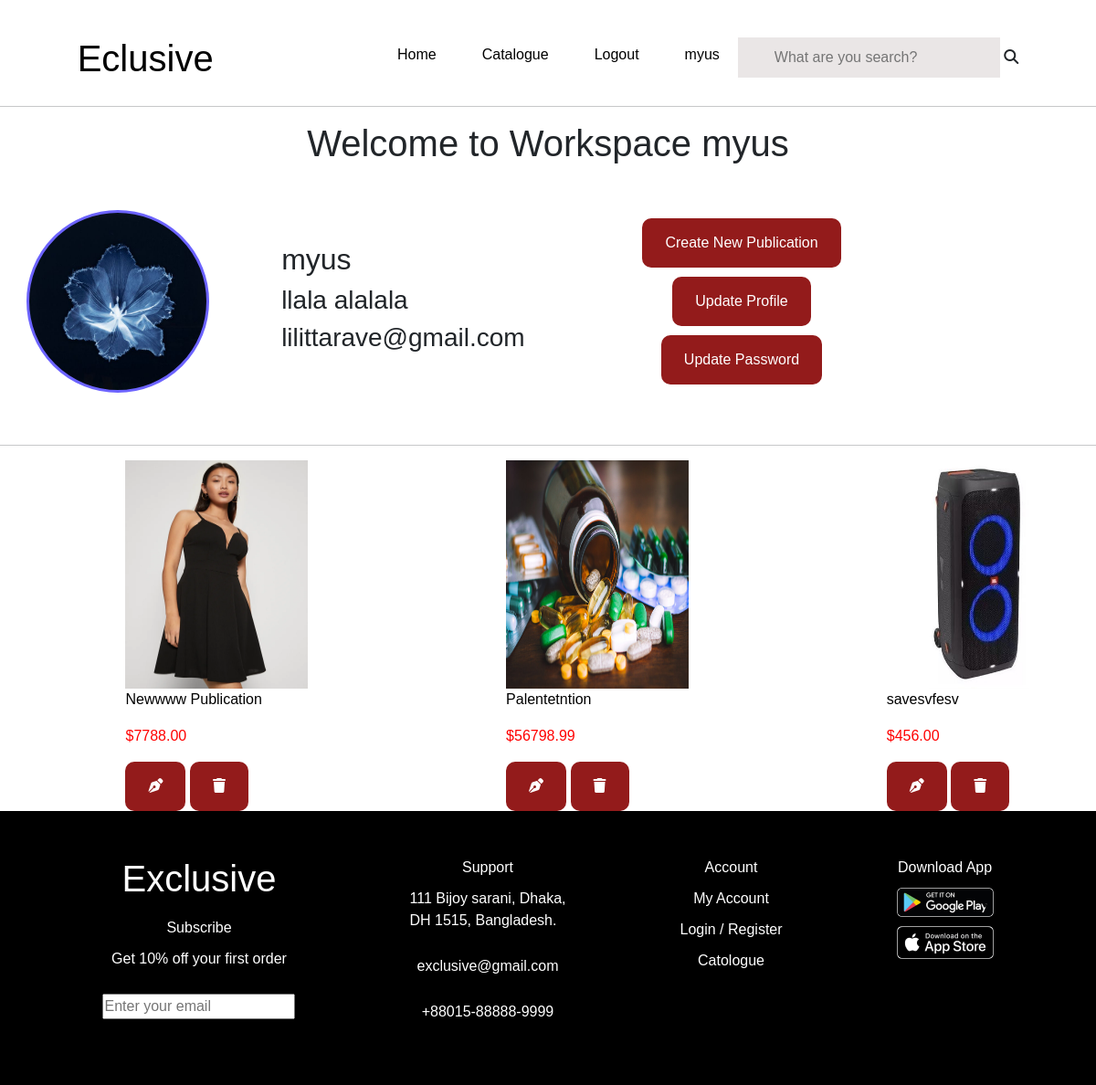
/workspace/main/ (signed in), run on an earlier commit of the app's database.
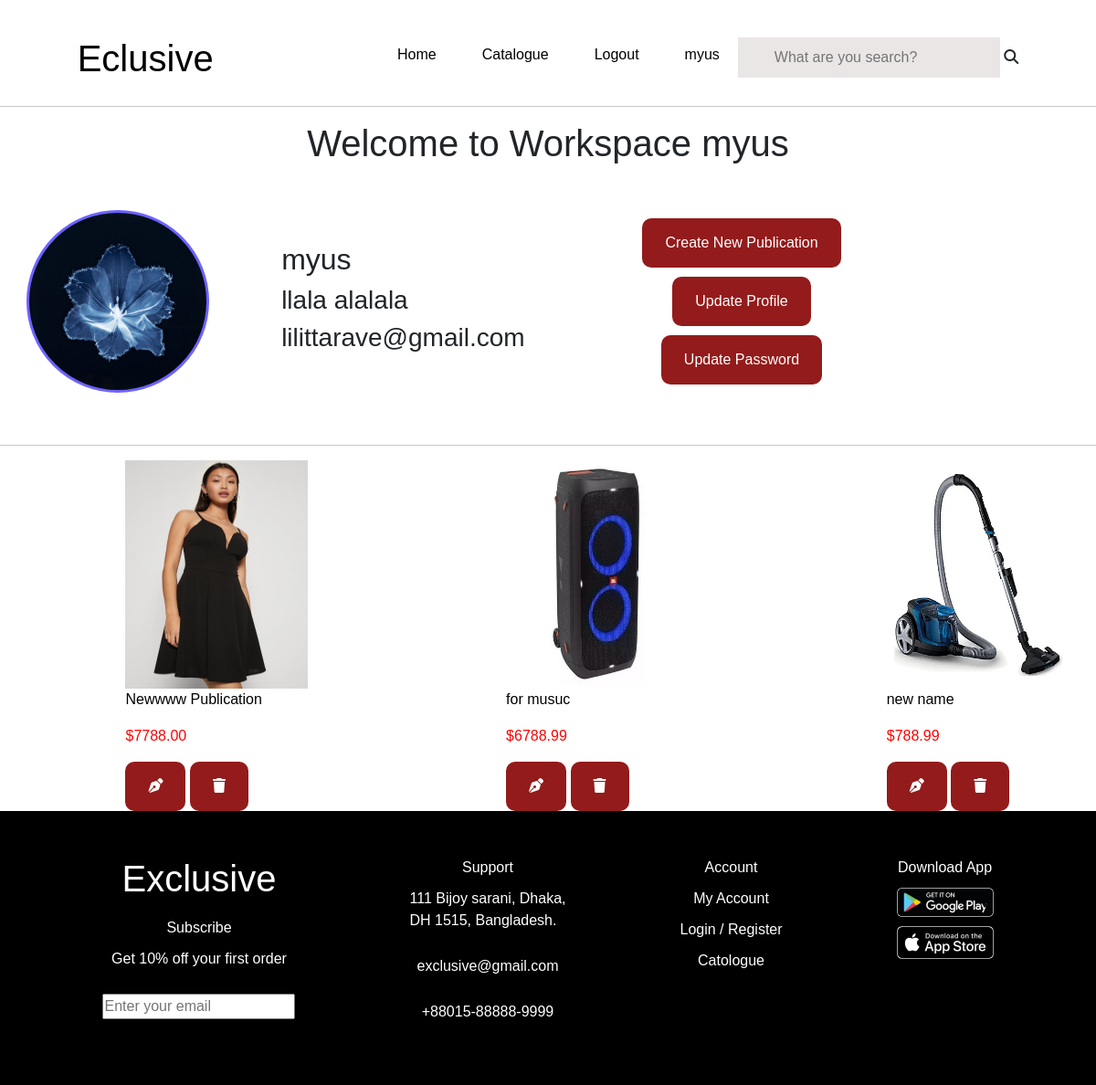
And on a later commit of the database.
### market/models.py (models this page shows, shortened)
class Product(models.Model):
    class Meta:
        verbose_name_plural = 'товары'
        verbose_name = 'товар'
    name = models.CharField(verbose_name='название', max_length=100)
    description = models.TextField(verbose_name='описание')
    color = models.ManyToManyField('market.Color', verbose_name='выберите цвета', related_name='product')
    size = models.ManyToManyField('market.Size', verbose_name='выберите размер', blank=True, null=True)
    image = models.ImageField(verbose_name='фото', upload_to='images_products/')
    image1 = models.ImageField(verbose_name='фото1', upload_to='images_products/', blank=True, null=True)
    image2 = models.ImageField(verbose_name='фото2', upload_to='images_products/', blank=True, null=True)
    image3 = models.ImageField(verbose_name='фото3', upload_to='images_products/', blank=True, null=True)
    image4 = models.ImageField(verbose_name='фото4', upload_to='images_products/', blank=True, null=True)
    price = models.DecimalField(verbose_name='цена', max_digits=10, decimal_places=2)
    category = models.ForeignKey('market.Category', on_delete=PROTECT, related_name='product')
    types = models.ForeignKey('market.Type', on_delete=PROTECT, related_name='product', blank=True, null=True)
    old_price = models.DecimalField(verbose_name='цена', max_digits=10, decimal_places=2, blank=True, null=True)
    view = models.PositiveIntegerField(verbose_name='просмотры', default=0, validators=[MinValueValidator(0)])
    rating = models.IntegerField(default=0, choices=[(i, f"{i} Stars") for i in range(1, 6)])
    author = models.ForeignKey('auth.User', on_delete=models.CASCADE, related_name='news', verbose_name='автор',
                                   null=True)
    total_rating = models.PositiveIntegerField(default=0)
    total_reviews = models.PositiveIntegerField(default=0)
    date = models.DateTimeField(verbose_name='date', auto_now_add=True)

### workspace/views.py (the view)
# urls.py: path('workspace/', include('workspace.urls')),
def workspace(request):
        user = request.user
        products = Product.objects.filter(author=request.user).order_by('name')
        return render(request, 'workspace/index.html', {
        'user':user,
        'products':products,
        })

### templates/workspace/index.html (shortened to what this page needs)
{% extends 'base.html' %}
{% block content %}
<div>
    <h1 class="text-center">Welcome to Workspace {{ user }}</h1>
    <div class="display text-left">
        <div class="profile-avatar"></div>
        <div>
            <h2>
                {{user}}
            </h2>
            <h3>
                {{user.first_name}} {{user.last_name}}
            </h3>
            <h3>
                {{user.email}}
            </h3>
        </div>
        <div class="text-center pad-50 footer-display-col">
            <button>
                <a href="{% url 'create' %}">
                    Create New Publication
                </a>
            </button>
            <button>
                <a href="{% url 'change' %}">
                    Update Profile
                </a>
            </button>
            <button>
                <a href="{% url 'password' %}">
                    Update Password
                </a>
            </button>
        </div>
    </div>
    <hr>
    <div>
        <div class="display-products">
            {% for product in products %}
            <a href="{% url 'details' product.id %}">
                <div>
                    <img src="{{product.image.url}}" class="width-200" alt="...">
                    <p>{{ product.name }}</p>
                    <p class="red-text">${{ product.price }}</p>
            </a>
            <button>
                <a href="{% url 'update' id=product.id %}">
                    <i class="fa-solid fa-pen-nib"></i>
                </a>
            </button>
            <button>
                <a href="{% url 'delete' id=product.id %}">
                    <i class="fa-solid fa-trash"></i>
                </a>
            </button>
        </div>
        {% endfor %}
{% endblock content %}

### templates/base.html (shortened to what this page needs)
{% load static %}
<!doctype html>
<html lang="en">
<head>
    <link href="https://cdn.jsdelivr.net/npm/bootstrap@5.3.3/dist/css/bootstrap.min.css" rel="stylesheet">
    <link rel="stylesheet" href="https://cdnjs.cloudflare.com/ajax/libs/font-awesome/6.6.0/css/all.min.css" />
    <link rel="stylesheet" href="{% static 'css/style.css' %}">
</head>
<body>
    {% include 'companents/nav.html' %}
    <hr>
    {% block content %}
    {% endblock %}
    {% include 'companents/footer.html' %}
</body>
</html>

### templates/companents/nav.html (shortened to what this page needs)
<div class="div_nav">
    <nav>
        <div>
            <h1>
                <a href="/">
                    Eclusive
                </a>
            </h1>
        </div>
        <div class="display">
            <ul>
                <li><a href="/">Home</a></li>
                <li><a href="{% url 'catalogue' %}">Catalogue</a></li>
                {% if user.is_authenticated %}
                <li><a href="{% url 'logout' %}">Logout</a></li>
                <li><a href="{% url 'profile' %}">{{ request.user }}</a></li>
                {% endif %}
            </ul>
            <form class="form-search" action="{% url 'catalogue' %}" method="get">
                <input class="search" type="search" name="search" placeholder="What are you search?"
                value="{{ request.GET.search }}"> <i
                    class="fa-solid fa-magnifying-glass"></i>
            </form>
        </div>
    </nav>
</div>

### templates/companents/footer.html
<div class="footer">
    <footer class="container pad-50">
        <div class="footer-display-col">
            <h1>Exclusive</h1>
            <li><a href="">Subscribe</a></li>
            <p>Get 10% off your first order</p>
            <input type="email" placeholder="Enter your email">
        </div>
        <div class="footer-display-col">
            <li><a href="">Support</a></li>
            <p>111 Bijoy sarani, Dhaka,
                <br>DH 1515, Bangladesh.</p>
            <p>exclusive@gmail.com</p>
            <p>+88015-88888-9999</p>
        </div>
        <div class="footer-display-col">
            <li><a href="">Account</a></li>
            <li><a href="">My Account</a></li>
            <li><a href="">Login / Register</a></li>
            <li><a href="">Catologue</a></li>
        </div>
        <div class="footer-display-col">
            <li><a href="">Download App</a></li>
            <a href=""><div class="play"></div></a>
            <a href=""><div class="apple"></div></a>
        </div>
    </footer>
</div>

### static/static_dirs/css/style.css (style rules this page uses)
* { box-sizing: border-box; margin: 0 auto; padding: 0; font-family: Arial, sans-serif; }
a { text-decoration: none; color: black; }
.container { max-width: 1280px; margin: 0 auto; padding: 10px; }
.text-center { text-align: center; }
.div_nav { max-width: 100%; width: 100%; height: 100px; padding-top: 40px; background: #ffffff; }
nav { display: flex; justify-content: space-between; align-items: center; }
.display { display: flex; align-items: center; gap: 20px; }
.display ul { display: flex; list-style: none; gap: 50px; }
.search { padding: 10px 40px; border: none; background: #eae6e6; }
.search::placeholder { padding: 0; }
.width-200 { width: 200px; height: 250px; }
.pad-50 { padding: 50px; }
.red-text { color: red; }
.display-products { display: flex; flex-wrap: wrap; gap: 50px; }
button { border: none; outline: none; padding: 15px 25px; background-color: #931b1b; border-radius: 10px; color: white; }
button a { color: white; }
.footer { width: 100%; height: 300px; background-color: black; color: white; }
footer { display: flex; }
.footer-display-col { display: flex; flex-direction: column; align-items: center; gap: 10px; }
.footer-display-col a { color: white; }
.footer-display-col li { list-style: none; }
.play { background-image: url("../image/play.png"); background-repeat: no-repeat; background-position: center; background-size: cover; width: 106px; height: 32px; }
.apple { background-image: url("../image/app store.png"); background-repeat: no-repeat; background-position: center; background-size: cover; width: 106px; height: 36px; }
.form-search { padding-bottom: 10px; }
.profile-avatar { width: 200px; height: 200px; border-radius: 50%; object-fit: cover; border: 3px solid #6c63ff; background-image: url("../image/flower.jpg"); background-position: center; background-repeat: no-repeat; background-size: cover; }
.text-left { width: 1000px; text-align: start; margin: 0; }
.display ul { gap: 50px; }

What changed in the data, as far as the page shows it:
removed Product: image (picture), name "Palentetntion", price "56798.99"
added Product: image (picture), name "for musuc", price "6788.99"
changed Product: image: a different picture; name "savesvfesv" → "new name"; price "456.00" → "788.99"
